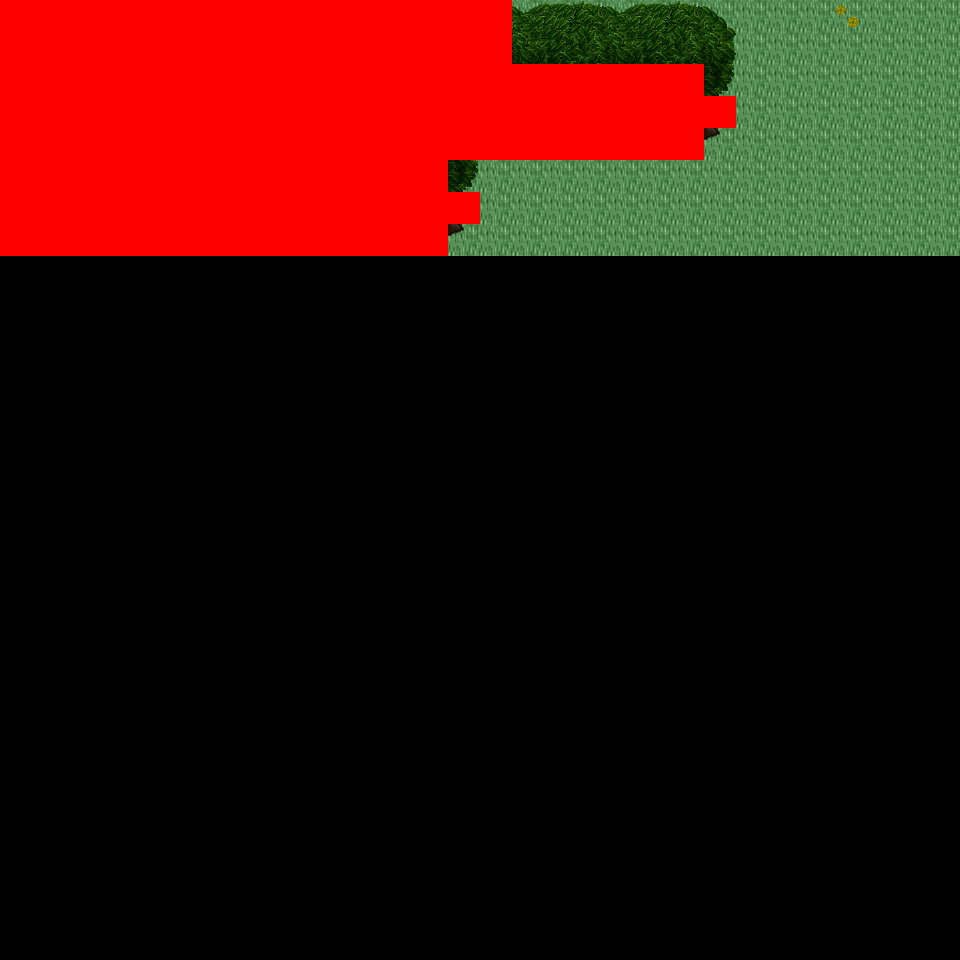

A 2D game scene composited from a Tiled map and its tileset images. What follows is a short description and the map's XML, with each tile layer's data collapsed to a summary:
An orthogonal 30x30 tile map with 32x32 px tiles, 6 tile layers (Ground, Object, Object2, Above, ...), 46 tilesets and 2 objects (2x mapExit).

<map version="1.0" orientation="orthogonal" renderorder="right-down" width="30" height="30" tilewidth="32" tileheight="32" nextobjectid="3">
  <tileset firstgid="1" name="tileset_logic_collision" tilewidth="32" tileheight="32" tilecount="1" columns="1">
    <image source="../drawable/tileset_logic_collision.png" width="32" height="32" />
  </tileset>
  <tileset firstgid="2" name="tileset_ground_ground" tilewidth="32" tileheight="32" tilecount="33" columns="3">
    <image source="../drawable/tileset_ground_ground.png" width="96" height="352" />
  </tileset>
  <tileset firstgid="35" name="tileset_building_castle" tilewidth="32" tileheight="32" tilecount="320" columns="20">
    <image source="../drawable/tileset_building_castle.png" width="640" height="512" />
  </tileset>
  <tileset firstgid="355" name="tileset_item_weapon_cannon" tilewidth="32" tileheight="32" tilecount="12" columns="3">
    <image source="../drawable/tileset_item_weapon_cannon.png" width="96" height="128" />
  </tileset>
  <tileset firstgid="367" name="tileset_item_pot_barrels_1" tilewidth="32" tileheight="32" tilecount="8" columns="4">
    <image source="../drawable/tileset_item_pot_barrels_1.png" width="128" height="64" />
  </tileset>
  <tileset firstgid="375" name="tileset_plant_tree_tree_darkgreen" tilewidth="32" tileheight="32" tilecount="88" columns="8">
    <image source="../drawable/tileset_plant_tree_tree_darkgreen.png" width="256" height="352" />
  </tileset>
  <tileset firstgid="463" name="tileset_building_decoration_chimney_big" tilewidth="32" tileheight="32" tilecount="2" columns="1">
    <image source="../drawable/tileset_building_decoration_chimney_big.png" width="32" height="64" />
  </tileset>
  <tileset firstgid="465" name="tileset_building_door_door" tilewidth="32" tileheight="32" tilecount="6" columns="3">
    <image source="../drawable/tileset_building_door_door.png" width="96" height="64" />
  </tileset>
  <tileset firstgid="471" name="tileset_building_door_closed" tilewidth="32" tileheight="32" tilecount="1" columns="1">
    <image source="../drawable/tileset_building_door_closed.png" width="32" height="32" />
  </tileset>
  <tileset firstgid="472" name="tileset_building_window_window_centered" tilewidth="32" tileheight="32" tilecount="1" columns="1">
    <image source="../drawable/tileset_building_window_window_centered.png" width="32" height="32" />
  </tileset>
  <tileset firstgid="473" name="tileset_plant_bush_bushes" tilewidth="32" tileheight="32" tilecount="10" columns="5">
    <image source="../drawable/tileset_plant_bush_bushes.png" width="160" height="64" />
  </tileset>
  <tileset firstgid="483" name="tileset_furniture_sink_pale_brown_stone" tilewidth="32" tileheight="32" tilecount="4" columns="2">
    <image source="../drawable/tileset_furniture_sink_pale_brown_stone.png" width="64" height="64" />
  </tileset>
  <tileset firstgid="487" name="tileset_logic_item_sheepfood" tilewidth="32" tileheight="32" tilecount="1" columns="1">
    <image source="../drawable/tileset_logic_item_sheepfood.png" width="32" height="32" />
  </tileset>
  <tileset firstgid="488" name="tileset_logic_creature_sheep" tilewidth="32" tileheight="32" tilecount="1" columns="1">
    <image source="../drawable/tileset_logic_creature_sheep.png" width="32" height="32" />
  </tileset>
  <tileset firstgid="489" name="tileset_ground_grass_edges" tilewidth="32" tileheight="32" tilecount="36" columns="12">
    <image source="../drawable/tileset_ground_grass_edges.png" width="384" height="96" />
  </tileset>
  <tileset firstgid="525" name="tileset_ground_grass_corners" tilewidth="32" tileheight="32" tilecount="24" columns="6">
    <image source="../drawable/tileset_ground_grass_corners.png" width="192" height="128" />
  </tileset>
  <tileset firstgid="549" name="tileset_building_decoration_chimney" tilewidth="32" tileheight="32" tilecount="2" columns="1">
    <image source="../drawable/tileset_building_decoration_chimney.png" width="32" height="64" />
  </tileset>
  <tileset firstgid="551" name="tileset_plant_tree_taller_trees" tilewidth="32" tileheight="32" tilecount="32" columns="8">
    <image source="../drawable/tileset_plant_tree_taller_trees.png" width="256" height="128" />
  </tileset>
  <tileset firstgid="583" name="tileset_plant_vine" tilewidth="32" tileheight="32" tilecount="3" columns="1">
    <image source="../drawable/tileset_plant_vine.png" width="32" height="96" />
  </tileset>
  <tileset firstgid="586" name="tileset_logic_item_fruits" tilewidth="32" tileheight="32" tilecount="16" columns="8">
    <image source="../drawable/tileset_logic_item_fruits.png" width="256" height="64" />
  </tileset>
  <tileset firstgid="602" name="tileset_logic_item_vegetable" tilewidth="32" tileheight="32" tilecount="16" columns="8">
    <image source="../drawable/tileset_logic_item_vegetable.png" width="256" height="64" />
  </tileset>
  <tileset firstgid="618" name="tileset_building_fence_fence_chunky" tilewidth="32" tileheight="32" tilecount="21" columns="3">
    <image source="../drawable/tileset_building_fence_fence_chunky.png" width="96" height="224" />
  </tileset>
  <tileset firstgid="639" name="tileset_furniture_light_lamp_blue" tilewidth="32" tileheight="32" tilecount="3" columns="1">
    <image source="../drawable/tileset_furniture_light_lamp_blue.png" width="32" height="96" />
  </tileset>
  <tileset firstgid="642" name="tileset_light_dim_light_7x5" tilewidth="32" tileheight="32" tilecount="35" columns="7">
    <image source="../drawable/tileset_light_dim_light_7x5.png" width="224" height="160" />
  </tileset>
  <tileset firstgid="677" name="tileset_logic_protection" tilewidth="32" tileheight="32" tilecount="2" columns="2">
    <image source="../drawable/tileset_logic_protection.png" width="64" height="32" />
  </tileset>
  <tileset firstgid="679" name="tileset_logic_item_resources" tilewidth="32" tileheight="32" tilecount="6" columns="6">
    <image source="../drawable/tileset_logic_item_resources.png" width="192" height="32" />
  </tileset>
  <tileset firstgid="685" name="tileset_logic_item_mushroom" tilewidth="32" tileheight="32" tilecount="6" columns="6">
    <image source="../drawable/tileset_logic_item_mushroom.png" width="192" height="32" />
  </tileset>
  <tileset firstgid="691" name="tileset_plant_flower_daisy_blue" tilewidth="32" tileheight="32" tilecount="8" columns="2">
    <image source="../drawable/tileset_plant_flower_daisy_blue.png" width="64" height="128" />
  </tileset>
  <tileset firstgid="699" name="tileset_plant_flower_daisy_red" tilewidth="32" tileheight="32" tilecount="8" columns="2">
    <image source="../drawable/tileset_plant_flower_daisy_red.png" width="64" height="128" />
  </tileset>
  <tileset firstgid="707" name="tileset_plant_flower_daisy_white" tilewidth="32" tileheight="32" tilecount="8" columns="2">
    <image source="../drawable/tileset_plant_flower_daisy_white.png" width="64" height="128" />
  </tileset>
  <tileset firstgid="715" name="tileset_plant_flower_daisy_yellow" tilewidth="32" tileheight="32" tilecount="8" columns="2">
    <image source="../drawable/tileset_plant_flower_daisy_yellow.png" width="64" height="128" />
  </tileset>
  <tileset firstgid="723" name="tileset_logic_creature_animal" tilewidth="32" tileheight="32" tilecount="32" columns="8">
    <image source="../drawable/tileset_logic_creature_animal.png" width="256" height="128" />
  </tileset>
  <tileset firstgid="755" name="tileset_logic_creature_rodent" tilewidth="32" tileheight="32" tilecount="8" columns="8">
    <image source="../drawable/tileset_logic_creature_rodent.png" width="256" height="32" />
  </tileset>
  <tileset firstgid="763" name="tileset_item_hen_nest" tilewidth="32" tileheight="32" tilecount="1" columns="1">
    <image source="../drawable/tileset_item_hen_nest.png" width="32" height="32" />
  </tileset>
  <tileset firstgid="764" name="tileset_logic_item_dairy" tilewidth="32" tileheight="32" tilecount="1" columns="1">
    <image source="../drawable/tileset_logic_item_dairy.png" width="32" height="32" />
  </tileset>
  <tileset firstgid="765" name="tileset_plant_flower_red_blue_clusters" tilewidth="32" tileheight="32" tilecount="4" columns="1">
    <image source="../drawable/tileset_plant_flower_red_blue_clusters.png" width="32" height="128" />
  </tileset>
  <tileset firstgid="769" name="tileset_plant_flower_pointed_yellow" tilewidth="32" tileheight="32" tilecount="2" columns="2">
    <image source="../drawable/tileset_plant_flower_pointed_yellow.png" width="64" height="32" />
  </tileset>
  <tileset firstgid="771" name="tileset_building_decoration_banner" tilewidth="32" tileheight="32" tilecount="12" columns="1">
    <image source="../drawable/tileset_building_decoration_banner.png" width="32" height="384" />
  </tileset>
  <tileset firstgid="783" name="tileset_logic_creature_fowl" tilewidth="32" tileheight="32" tilecount="6" columns="6">
    <image source="../drawable/tileset_logic_creature_fowl.png" width="192" height="32" />
  </tileset>
  <tileset firstgid="789" name="tileset_logic_portal" tilewidth="32" tileheight="32" tilecount="24" columns="8">
    <image source="../drawable/tileset_logic_portal.png" width="256" height="96" />
  </tileset>
  <tileset firstgid="813" name="tileset_building_cottage" tilewidth="32" tileheight="32" tilecount="256" columns="16">
    <image source="../drawable/tileset_building_cottage.png" width="512" height="512" />
  </tileset>
  <tileset firstgid="1069" name="tileset_building_roof_thatched_roof" tilewidth="32" tileheight="32" tilecount="256" columns="16">
    <image source="../drawable/tileset_building_roof_thatched_roof.png" width="512" height="512" />
  </tileset>
  <tileset firstgid="1325" name="tileset_building_door_doors" tilewidth="32" tileheight="32" tilecount="256" columns="16">
    <image source="../drawable/tileset_building_door_doors.png" width="512" height="512" />
  </tileset>
  <tileset firstgid="1581" name="tileset_building_window_windows" tilewidth="32" tileheight="32" tilecount="256" columns="16">
    <image source="../drawable/tileset_building_window_windows.png" width="512" height="512" />
  </tileset>
  <tileset firstgid="1837" name="tileset_ground_ground_3" tilewidth="32" tileheight="32" tilecount="5" columns="5">
    <image source="../drawable/tileset_ground_ground_3.png" width="160" height="32" />
  </tileset>
  <tileset firstgid="1842" name="tileset_plant_bush_leafy" tilewidth="32" tileheight="32" tilecount="48" columns="8">
    <image source="../drawable/tileset_plant_bush_leafy.png" width="256" height="192" />
  </tileset>
  <layer name="Ground" width="30" height="30">
    <data>[900 cells, 240 non-empty, 1 distinct tile ids]</data>
  </layer>
  <layer name="Object" width="30" height="30">
    <data>[900 cells, 109 non-empty, 13 distinct tile ids]</data>
  </layer>
  <layer name="Object2" width="30" height="30">
    <data>[900 cells, 0 non-empty, 0 distinct tile ids]</data>
  </layer>
  <layer name="Above" width="30" height="30">
    <data>[900 cells, 142 non-empty, 17 distinct tile ids]</data>
  </layer>
  <layer name="Above2" width="30" height="30">
    <data>[900 cells, 0 non-empty, 0 distinct tile ids]</data>
  </layer>
  <layer name="Walkable" width="30" height="30">
    <data>[900 cells, 142 non-empty, 1 distinct tile ids]</data>
  </layer>
  <objectgroup name="MapEvents">
    <object id="1" name="north" type="mapExit" x="512" y="0" width="448" height="32">
      <properties>
        <property name="map" value="level_0_x0_y45" />
        <property name="x" value="16" />
        <property name="y" value="28" />
      </properties>
    </object>
    <object id="2" name="east" type="mapExit" x="928" y="0" width="32" height="960">
      <properties>
        <property name="map" value="level_0_x1_y46" />
        <property name="x" value="1" />
        <property name="y" value="0" />
      </properties>
    </object>
  </objectgroup>
</map>
